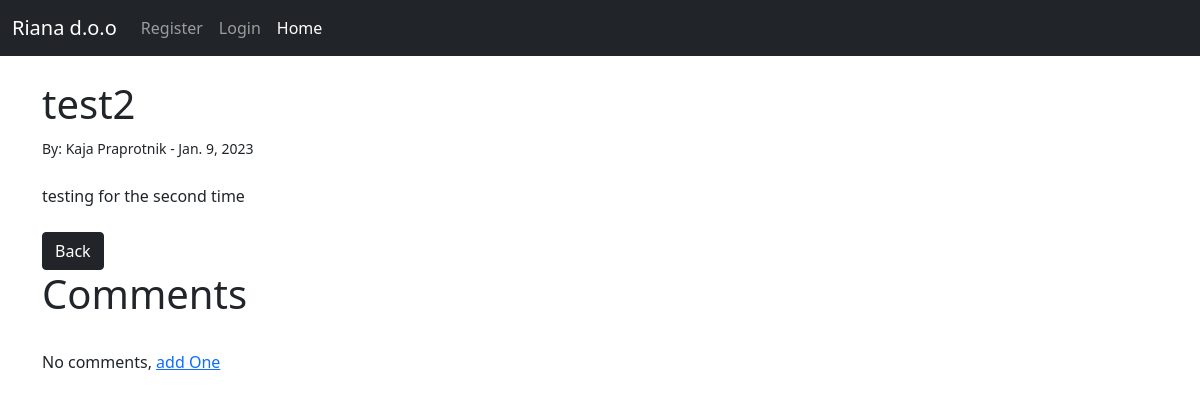
The page /blog/18 on the database its author committed.
### rianablog/models.py (models this page shows, shortened)
class Post(models.Model):
	title = models.CharField(max_length=255)
	author = models.ForeignKey(User, on_delete=models.CASCADE)
	body = RichTextField(blank=True, null=True)
	post_date = models.DateField(auto_now_add=True)

### rianablog/views.py (the view)
# urls.py: path('blog/<int:pk>', BlogDetailView.as_view(), name='blog-detail'),
class BlogDetailView(DetailView):
	model = Post
	template_name = 'post_details.html'

### rianablog/templates/post_details.html (shortened to what this page needs)
{% extends 'base.html' %}
{% block content %}
<h1>{{ post.title }}</h1>
<small>By:
 {{post.author.first_name}}
{{post.author.last_name}} - {{post.post_date}}</small><br/>
<br/>
{{ post.body|safe }}
<br/><br/>
<a href="{% url 'home' %}" class="btn btn-dark">Back</a>
<h1>Comments</h1>
<br/>
{% if not post.comments.all %}
    No comments, <a href="{% url 'add_comment' post.pk %}">add One</a>
{% endif %}
<br/>
<br/><br/>
{% endblock %}

### rows shown on the page
Post: title "test2", author.first_name "Kaja", author.last_name "Praprotnik", post_date "Jan. 9, 2023", body "testing for the second time"
